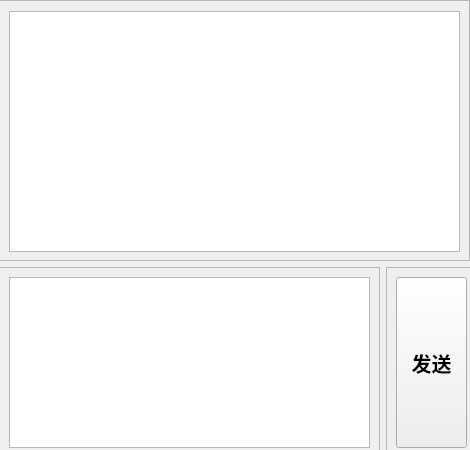
<?xml version="1.0" encoding="UTF-8"?>
<ui version="4.0">
 <class>Form</class>
 <widget class="QWidget" name="Form">
  <property name="geometry">
   <rect>
    <x>0</x>
    <y>0</y>
    <width>470</width>
    <height>450</height>
   </rect>
  </property>
  <property name="minimumSize">
   <size>
    <width>470</width>
    <height>450</height>
   </size>
  </property>
  <property name="maximumSize">
   <size>
    <width>470</width>
    <height>450</height>
   </size>
  </property>
  <property name="windowTitle">
   <string>chatAI</string>
  </property>
  <property name="windowIcon">
   <iconset theme="QIcon::ThemeIcon::AudioCard"/>
  </property>
  <widget class="QWidget" name="">
   <property name="geometry">
    <rect>
     <x>-1</x>
     <y>0</y>
     <width>480</width>
     <height>460</height>
    </rect>
   </property>
   <layout class="QFormLayout" name="formLayout">
    <item row="0" column="0" colspan="2">
     <widget class="QFrame" name="msframe">
      <property name="minimumSize">
       <size>
        <width>471</width>
        <height>261</height>
       </size>
      </property>
      <property name="maximumSize">
       <size>
        <width>471</width>
        <height>261</height>
       </size>
      </property>
      <property name="frameShape">
       <enum>QFrame::Shape::StyledPanel</enum>
      </property>
      <property name="frameShadow">
       <enum>QFrame::Shadow::Raised</enum>
      </property>
      <widget class="QTextBrowser" name="getmessage">
       <property name="geometry">
        <rect>
         <x>10</x>
         <y>11</y>
         <width>451</width>
         <height>241</height>
        </rect>
       </property>
       <property name="minimumSize">
        <size>
         <width>451</width>
         <height>241</height>
        </size>
       </property>
       <property name="maximumSize">
        <size>
         <width>451</width>
         <height>241</height>
        </size>
       </property>
      </widget>
     </widget>
    </item>
    <item row="1" column="0">
     <widget class="QFrame" name="messageframe">
      <property name="minimumSize">
       <size>
        <width>381</width>
        <height>191</height>
       </size>
      </property>
      <property name="maximumSize">
       <size>
        <width>381</width>
        <height>191</height>
       </size>
      </property>
      <property name="frameShape">
       <enum>QFrame::Shape::StyledPanel</enum>
      </property>
      <property name="frameShadow">
       <enum>QFrame::Shadow::Raised</enum>
      </property>
      <widget class="QTextEdit" name="messageEdit">
       <property name="geometry">
        <rect>
         <x>10</x>
         <y>10</y>
         <width>361</width>
         <height>171</height>
        </rect>
       </property>
       <property name="minimumSize">
        <size>
         <width>361</width>
         <height>171</height>
        </size>
       </property>
       <property name="maximumSize">
        <size>
         <width>361</width>
         <height>171</height>
        </size>
       </property>
      </widget>
     </widget>
    </item>
    <item row="1" column="1">
     <widget class="QFrame" name="puframe">
      <property name="minimumSize">
       <size>
        <width>91</width>
        <height>191</height>
       </size>
      </property>
      <property name="maximumSize">
       <size>
        <width>91</width>
        <height>191</height>
       </size>
      </property>
      <property name="frameShape">
       <enum>QFrame::Shape::StyledPanel</enum>
      </property>
      <property name="frameShadow">
       <enum>QFrame::Shadow::Raised</enum>
      </property>
      <widget class="QPushButton" name="pubtn">
       <property name="geometry">
        <rect>
         <x>10</x>
         <y>10</y>
         <width>71</width>
         <height>171</height>
        </rect>
       </property>
       <property name="minimumSize">
        <size>
         <width>71</width>
         <height>171</height>
        </size>
       </property>
       <property name="maximumSize">
        <size>
         <width>71</width>
         <height>171</height>
        </size>
       </property>
       <property name="font">
        <font>
         <pointsize>15</pointsize>
         <bold>true</bold>
        </font>
       </property>
       <property name="text">
        <string>发送</string>
       </property>
      </widget>
     </widget>
    </item>
   </layout>
  </widget>
 </widget>
 <resources/>
 <connections/>
</ui>
